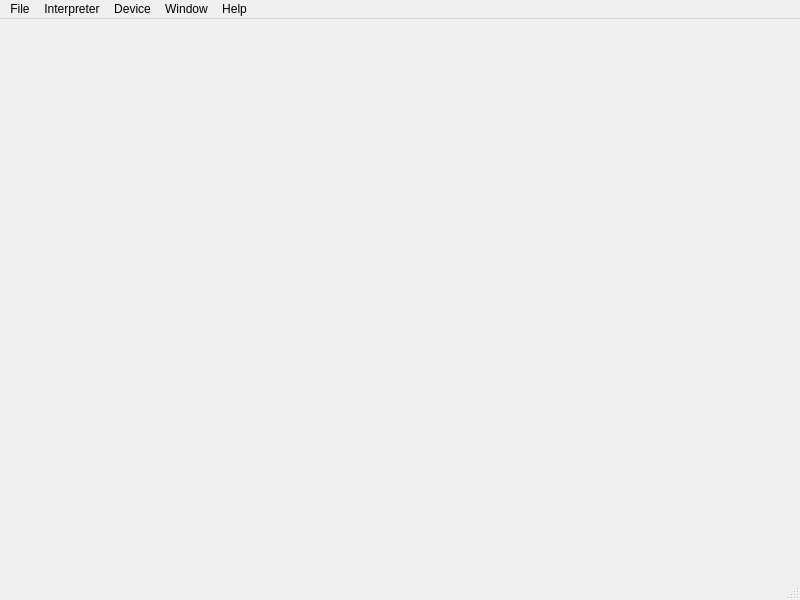
<?xml version="1.0" encoding="UTF-8"?>
<ui version="4.0">
 <class>MainWindow</class>
 <widget class="QMainWindow" name="MainWindow">
  <property name="geometry">
   <rect>
    <x>0</x>
    <y>0</y>
    <width>800</width>
    <height>600</height>
   </rect>
  </property>
  <property name="windowTitle">
   <string>OpoLua</string>
  </property>
  <widget class="OplScreenWidget" name="screen">
   <property name="sizePolicy">
    <sizepolicy hsizetype="Fixed" vsizetype="Fixed">
     <horstretch>0</horstretch>
     <verstretch>0</verstretch>
    </sizepolicy>
   </property>
  </widget>
  <widget class="QMenuBar" name="menubar">
   <property name="geometry">
    <rect>
     <x>0</x>
     <y>0</y>
     <width>800</width>
     <height>37</height>
    </rect>
   </property>
   <widget class="QMenu" name="menuFile">
    <property name="title">
     <string>File</string>
    </property>
    <widget class="QMenu" name="menuOpenRecent">
     <property name="title">
      <string>Open Recent</string>
     </property>
    </widget>
    <addaction name="actionNewWindow"/>
    <addaction name="actionOpen"/>
    <addaction name="menuOpenRecent"/>
    <addaction name="actionWelcome"/>
    <addaction name="actionInstall"/>
    <addaction name="separator"/>
    <addaction name="actionDebugLog"/>
    <addaction name="actionOpenSharedFolder"/>
    <addaction name="separator"/>
    <addaction name="actionClose"/>
    <addaction name="actionForceClose"/>
   </widget>
   <widget class="QMenu" name="menuInterpreter">
    <property name="title">
     <string>Interpreter</string>
    </property>
    <addaction name="actionMenu"/>
    <addaction name="actionDiamond"/>
    <addaction name="actionRestart"/>
    <addaction name="actionStop"/>
    <addaction name="actionSendCloseEvent"/>
    <addaction name="separator"/>
    <addaction name="actionSpeed"/>
    <addaction name="actionSlower"/>
    <addaction name="actionDefaultSpeed"/>
    <addaction name="actionFaster"/>
    <addaction name="actionFullSpeed"/>
   </widget>
   <widget class="QMenu" name="menuDevice">
    <property name="title">
     <string>Device</string>
    </property>
    <addaction name="actionSeries3"/>
    <addaction name="actionSiena"/>
    <addaction name="actionSeries3c"/>
    <addaction name="actionSeries5"/>
    <addaction name="actionSeries7"/>
    <addaction name="actionGeofoxOne"/>
    <addaction name="actionRevo"/>
   </widget>
   <widget class="QMenu" name="menuWindow">
    <property name="title">
     <string>Window</string>
    </property>
    <addaction name="actionAbout"/>
   </widget>
   <widget class="QMenu" name="menuHelp">
    <property name="title">
     <string>Help</string>
    </property>
    <addaction name="actionReportIssue"/>
    <addaction name="separator"/>
    <addaction name="actionSoftwareIndex"/>
   </widget>
   <addaction name="menuFile"/>
   <addaction name="menuInterpreter"/>
   <addaction name="menuDevice"/>
   <addaction name="menuWindow"/>
   <addaction name="menuHelp"/>
  </widget>
  <widget class="QStatusBar" name="statusbar"/>
  <action name="actionOpen">
   <property name="text">
    <string>Open OPL App...</string>
   </property>
   <property name="shortcut">
    <string>Ctrl+Alt+O</string>
   </property>
   <property name="shortcutContext">
    <enum>Qt::ApplicationShortcut</enum>
   </property>
  </action>
  <action name="actionClose">
   <property name="text">
    <string>Close</string>
   </property>
   <property name="shortcut">
    <string>Alt+F4</string>
   </property>
  </action>
  <action name="actionWelcome">
   <property name="text">
    <string>Open 'Welcome'</string>
   </property>
   <property name="shortcut">
    <string>Ctrl+Alt+L</string>
   </property>
  </action>
  <action name="actionMenu">
   <property name="text">
    <string>Press 'Menu' Key (F1)</string>
   </property>
   <property name="toolTip">
    <string>Press 'Menu' Key (F1)</string>
   </property>
  </action>
  <action name="actionStop">
   <property name="text">
    <string>Stop</string>
   </property>
   <property name="shortcut">
    <string>Ctrl+Esc</string>
   </property>
  </action>
  <action name="actionSeries5">
   <property name="checkable">
    <bool>true</bool>
   </property>
   <property name="checked">
    <bool>true</bool>
   </property>
   <property name="text">
    <string>Series 5</string>
   </property>
   <property name="shortcut">
    <string>Ctrl+Alt+5</string>
   </property>
  </action>
  <action name="actionRestart">
   <property name="text">
    <string>Restart</string>
   </property>
   <property name="shortcut">
    <string>Ctrl+Alt+R</string>
   </property>
  </action>
  <action name="actionSeries7">
   <property name="checkable">
    <bool>true</bool>
   </property>
   <property name="text">
    <string>Series 7</string>
   </property>
   <property name="shortcut">
    <string>Ctrl+Alt+7</string>
   </property>
  </action>
  <action name="actionGeofoxOne">
   <property name="checkable">
    <bool>true</bool>
   </property>
   <property name="text">
    <string>Geofox One</string>
   </property>
   <property name="shortcut">
    <string>Ctrl+Alt+1</string>
   </property>
  </action>
  <action name="actionInstall">
   <property name="text">
    <string>Install SIS File...</string>
   </property>
   <property name="shortcut">
    <string>Ctrl+Alt+I</string>
   </property>
  </action>
  <action name="actionNewWindow">
   <property name="text">
    <string>New Window</string>
   </property>
   <property name="shortcut">
    <string>Ctrl+Alt+N</string>
   </property>
  </action>
  <action name="actionFaster">
   <property name="text">
    <string>Faster</string>
   </property>
   <property name="shortcut">
    <string>Ctrl+Alt+=</string>
   </property>
  </action>
  <action name="actionSlower">
   <property name="text">
    <string>Slower</string>
   </property>
   <property name="shortcut">
    <string>Ctrl+Alt+-</string>
   </property>
  </action>
  <action name="actionFullSpeed">
   <property name="text">
    <string>Maximum Speed</string>
   </property>
   <property name="toolTip">
    <string>Maximum Speed</string>
   </property>
   <property name="shortcut">
    <string>Ctrl+Alt+9</string>
   </property>
  </action>
  <action name="actionDefaultSpeed">
   <property name="text">
    <string>Default Speed</string>
   </property>
   <property name="shortcut">
    <string>Ctrl+Alt+0</string>
   </property>
  </action>
  <action name="actionSpeed">
   <property name="enabled">
    <bool>false</bool>
   </property>
   <property name="text">
    <string>Speed:</string>
   </property>
  </action>
  <action name="actionAbout">
   <property name="text">
    <string>About</string>
   </property>
   <property name="menuRole">
    <enum>QAction::AboutRole</enum>
   </property>
  </action>
  <action name="actionAboutQt">
   <property name="text">
    <string>About Qt</string>
   </property>
   <property name="menuRole">
    <enum>QAction::AboutQtRole</enum>
   </property>
  </action>
  <action name="actionDebugLog">
   <property name="text">
    <string>Open Debug Log</string>
   </property>
   <property name="shortcut">
    <string>Ctrl+Alt+D</string>
   </property>
  </action>
  <action name="actionOpenSharedFolder">
   <property name="text">
    <string>Open Shared Folder</string>
   </property>
   <property name="shortcut">
    <string>Ctrl+Alt+E</string>
   </property>
  </action>
  <action name="actionForceClose">
   <property name="text">
    <string>Force Close</string>
   </property>
   <property name="shortcut">
    <string>Ctrl+Alt+W</string>
   </property>
  </action>
  <action name="actionSendCloseEvent">
   <property name="text">
    <string>Send Close Event</string>
   </property>
  </action>
  <action name="actionReportIssue">
   <property name="text">
    <string>Report issue...</string>
   </property>
   <property name="shortcut">
    <string>Ctrl+Alt+P</string>
   </property>
  </action>
  <action name="actionRevo">
   <property name="checkable">
    <bool>true</bool>
   </property>
   <property name="text">
    <string>Revo</string>
   </property>
   <property name="shortcut">
    <string>Ctrl+Alt+4</string>
   </property>
  </action>
  <action name="actionSoftwareIndex">
   <property name="text">
    <string>Software Index...</string>
   </property>
   <property name="shortcut">
    <string>Ctrl+Alt+B</string>
   </property>
  </action>
  <action name="actionSeries3">
   <property name="checkable">
    <bool>true</bool>
   </property>
   <property name="text">
    <string>Series 3</string>
   </property>
   <property name="shortcut">
    <string>Ctrl+Alt+1</string>
   </property>
  </action>
  <action name="actionSeries3c">
   <property name="checkable">
    <bool>true</bool>
   </property>
   <property name="text">
    <string>Series 3c</string>
   </property>
   <property name="shortcut">
    <string>Ctrl+Alt+3</string>
   </property>
  </action>
  <action name="actionSiena">
   <property name="checkable">
    <bool>true</bool>
   </property>
   <property name="text">
    <string>Siena</string>
   </property>
   <property name="shortcut">
    <string>Ctrl+Alt+2</string>
   </property>
  </action>
  <action name="actionDiamond">
   <property name="text">
    <string>Press '◆' Key (F2)</string>
   </property>
   <property name="toolTip">
    <string>Press '◆' Key (F2)</string>
   </property>
  </action>
 </widget>
 <customwidgets>
  <customwidget>
   <class>OplScreenWidget</class>
   <extends>QLabel</extends>
   <header>oplscreenwidget.h</header>
  </customwidget>
 </customwidgets>
 <resources/>
 <connections/>
</ui>
